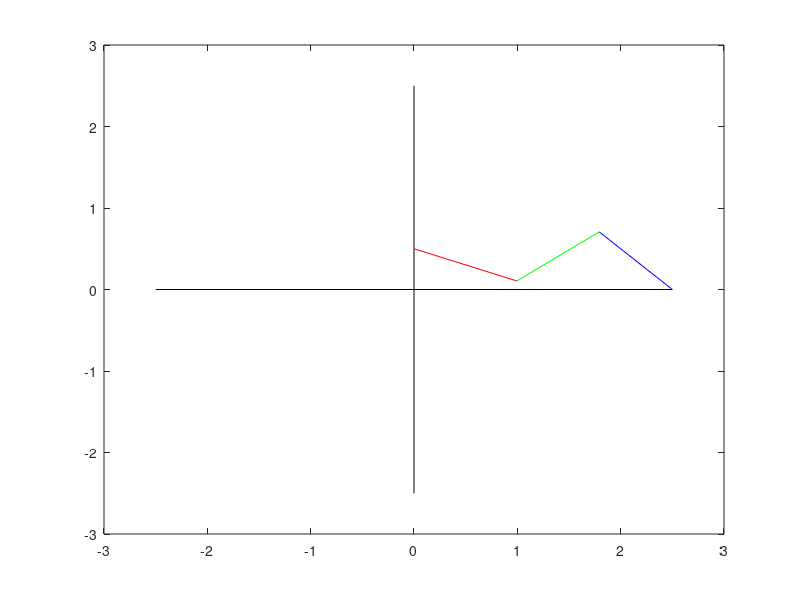

This chart was generated by the following MATLAB code:
a1 = 1; a2 = 1; a3 = 1;
px = 2.5; py = 0; phiDeg = -45; phi = phiDeg*pi/180;
wx = px - a3*cos (phi); 
wy = py - a3*sin(phi);
c2 = (wx*wx + wy*wy - a1*a1 - a2*a2)/ (2*a1*a2);
if c2 <= 1
    s2_1 = sqrt(1-c2*c2); 
    theta2_1 = atan2(s2_1,c2); 
    denom_1 = a1*a1 + a2*a2 + 2*a1*a2*cos(theta2_1);
    
    s1_1 = (wy*(a1+a2*cos(theta2_1))-a2*sin(theta2_1)*wx)/denom_1;
    c1_1 = (wx*(a1+a2*cos(theta2_1))+a2*sin(theta2_1)*wy)/denom_1;
    
    
    theta1_1 = atan2(s1_1, c1_1); theta3_1 = phi - theta1_1;
    
    display(rad2deg(theta1_1));
    display(rad2deg(theta2_1));
    display(rad2deg(theta3_1));
    
    
    ax_1 = a1*cos (theta1_1);
    ay_1 = a1*sin(theta1_1);
   
    bx = ax_1 + a2*cos(theta1_1 + theta2_1);by = ay_1 + a2*sin(theta1_1 + theta2_1); 

    cx = px; cy = py;

    xAxisArrayXCoords = [-2.5 2.5];xAxisArrayYCoords = [0 0];
    yAxisArrayXCoords = [0 0];yAxisArrayYCoords = [-2.5 2.5];

    link1XCoords_1 = [0 ax_1];link1YCoords_1 = [.5 ay_1];
    link2XCoords_1 = [ax_1 bx];link2YCoords_1 = [ay_1 by];
    link3XCoords = [bx px];link3YCoords = [by py];

   
    plot(xAxisArrayXCoords,xAxisArrayYCoords,'black',yAxisArrayXCoords,yAxisArrayYCoords,'black' ...
        ,link1XCoords_1,link1YCoords_1,'red',link2XCoords_1,link2YCoords_1,'g',link3XCoords,link3YCoords,'b' );
    hold on;
else
    disp("Not possible");
end
